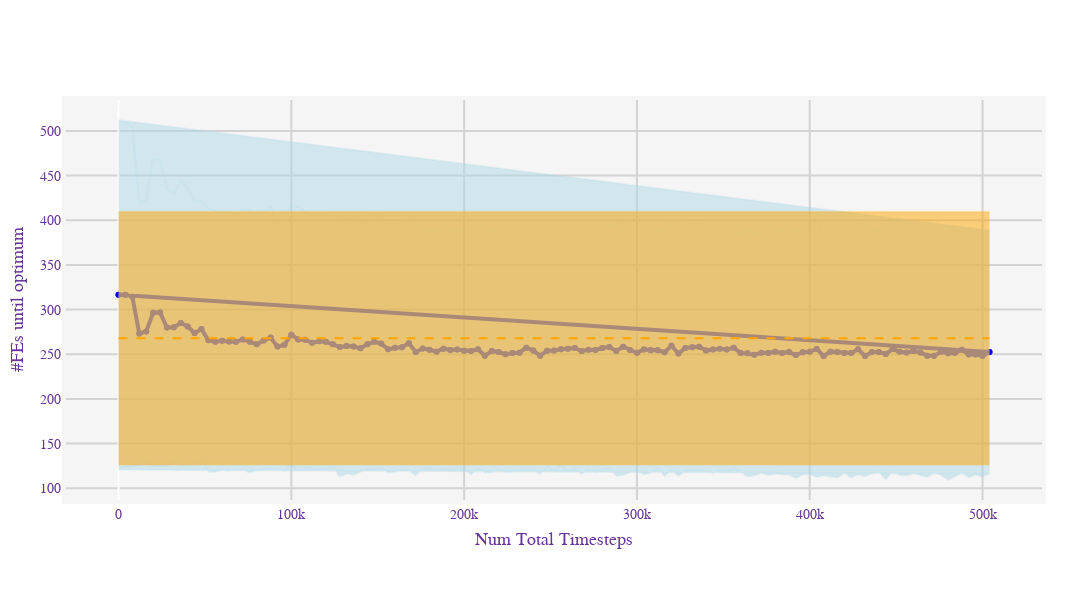

The notebook cell this image was saved under:
### Code cell
policy_performance("merged.db", "num_total_timesteps", "num_function_evaluations")

### Figure 1 — Plotly figure (JSON) as saved in the notebook; plotly's stock layout.template omitted (floating-point values rounded to 4 significant figures; data arrays with more than 128 entries replaced by an {"elided": "..."} marker saying what was removed)
{"data": [{"line": {"color": "blue", "width": 4}, "mode": "lines+markers", "name": "#FEs until optimum", "type": "scatter", "x": {"elided": "254 int values"}, "y": {"elided": "254 float values"}}, {"line": {"color": "rgba(173,216,230,0.2)"}, "mode": "lines", "name": "Upper Bound (Mean + Std. Dev.)", "type": "scatter", "x": {"elided": "254 int values"}, "y": {"elided": "254 float values"}}, {"fill": "tonexty", "line": {"color": "rgba(173,216,230,0.2)"}, "mode": "lines", "name": "Lower Bound (Mean - Std. Dev.)", "type": "scatter", "x": {"elided": "254 int values"}, "y": {"elided": "254 float values"}}, {"line": {"color": "orange", "dash": "dash", "width": 2}, "mode": "lines", "name": "Theory: √(𝑛/(𝑛 − 𝑓(𝑥)))", "type": "scatter", "x": [0, 504000], "y": [268.0, 268.0]}, {"line": {"color": "rgba(255, 165, 0, 0.2)"}, "mode": "lines", "name": "Upper Bound (Baseline Variance)", "type": "scatter", "x": {"elided": "254 int values"}, "y": {"elided": "254 float values"}}, {"fill": "tonexty", "line": {"color": "rgba(255, 165, 0, 0.2)"}, "mode": "lines", "name": "Lower Bound (Baseline Variance)", "type": "scatter", "x": {"elided": "254 int values"}, "y": {"elided": "254 float values"}}], "layout": {"font": {"color": "RebeccaPurple", "family": "Courier New, monospace", "size": 18}, "height": 600, "margin": {"b": 100, "l": 50, "pad": 4, "r": 50, "t": 100}, "paper_bgcolor": "rgba(0,0,0,0)", "plot_bgcolor": "rgba(245, 245, 245, 1)", "showlegend": false, "title": {"font": {"size": 24}}, "width": 1100, "xaxis": {"gridcolor": "lightgrey", "gridwidth": 2, "tickfont": {"size": 14}, "title": {"font": {"size": 18}, "text": "Num Total Timesteps"}}, "yaxis": {"gridcolor": "lightgrey", "gridwidth": 2, "tickfont": {"size": 14}, "title": {"font": {"size": 18}, "text": "#FEs until optimum"}}}}
